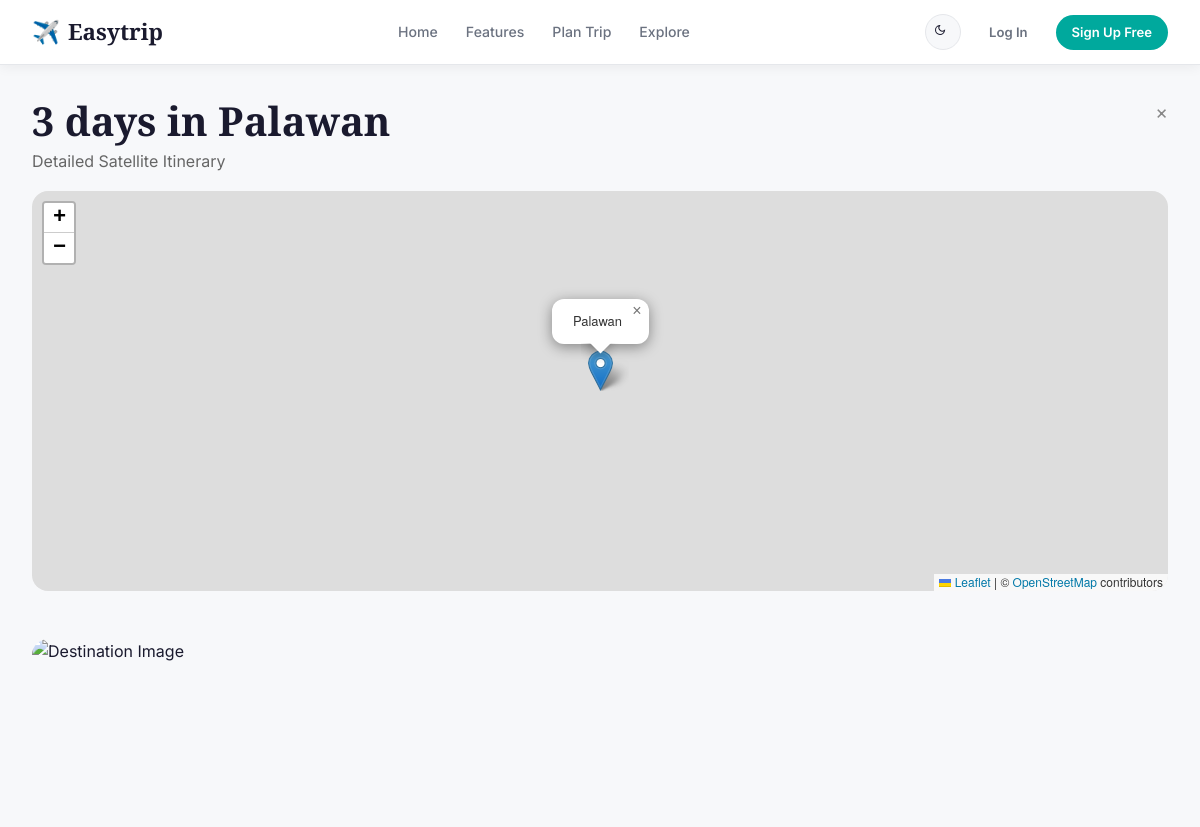
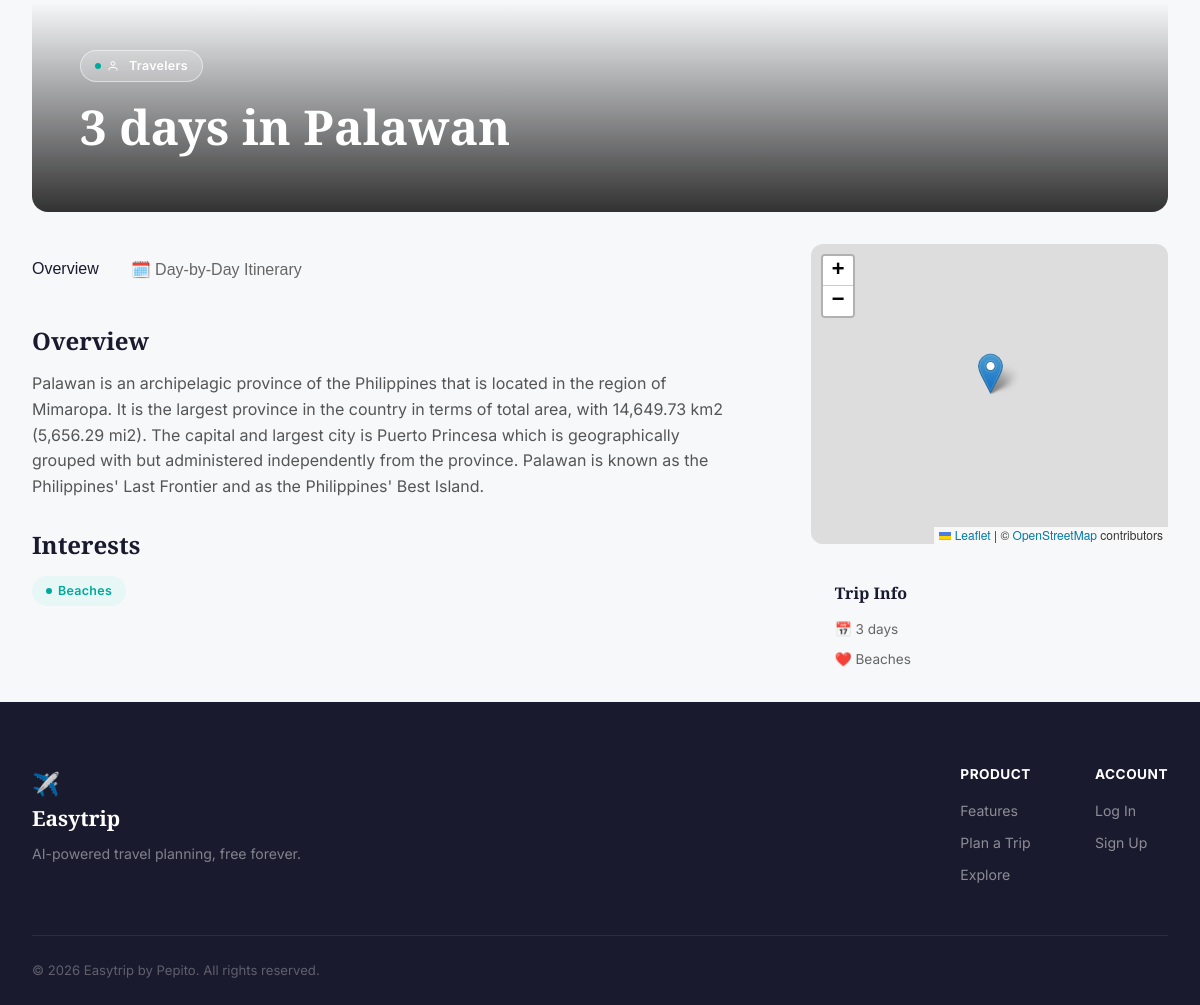
Page /trip/24/ on the committed database (2 pictures, top to bottom).
### planner/models.py (models this page shows, shortened)
class Trip(models.Model):
    user = models.ForeignKey(User, on_delete=models.CASCADE, null=True, blank=True)
    destination = models.CharField(max_length=200)
    trip_length = models.IntegerField(default=3)
    group_size = models.CharField(max_length=50, blank=True)
    start_date = models.DateField(null=True, blank=True)
    end_date = models.DateField(null=True, blank=True)
    interests = models.JSONField(default=list, blank=True)
    budget_total = models.DecimalField(max_digits=12, decimal_places=2, null=True, blank=True)
    budget_currency = models.CharField(max_length=10, default='USD', blank=True)
    budget_breakdown = models.JSONField(default=dict, blank=True)  # e.g. {"accommodation": 100, "food": 150, ...}
    title = models.CharField(max_length=200, blank=True)
    overview = models.TextField(blank=True)
    image_url = models.URLField(max_length=500, blank=True)
    latitude = models.FloatField(null=True, blank=True)
    longitude = models.FloatField(null=True, blank=True)
    created_at = models.DateTimeField(default=timezone.now)

### planner/views.py (the view)
# urls.py: path('trip/<int:trip_id>/', views.trip_detail, name='trip_detail'),
def trip_detail(request, trip_id):
    trip = get_object_or_404(Trip, id=trip_id)
    days = trip.days.all()
    recommended_spots = []
    if trip.interests and trip.destination:
        headers = {'User-Agent': 'EasytripApp/1.0'}
        try:
            geocode_url = f"https://nominatim.openstreetmap.org/search?q={urllib.parse.quote(trip.destination)}&format=json&limit=1"
            geo_resp = requests.get(geocode_url, headers=headers, timeout=6)
            geo_data = geo_resp.json()
            if geo_data:
                place = geo_data[0]
                bbox = place.get('boundingbox')
                if bbox:
                    south, north, west, east = bbox[0], bbox[1], bbox[2], bbox[3]
                else:
                    lat = float(place['lat']); lon = float(place['lon']); d = 0.15
                    south, north, west, east = lat-d, lat+d, lon-d, lon+d
                bbox_str = f"{south},{west},{north},{east}"
                seen_names = set()
                for category in trip.interests[:5]:
                    filters = CATEGORY_OVERPASS_FILTERS.get(category, [])
                    if not filters:
                        continue
                    union_parts = '\n'.join([f'  {f}({bbox_str});' for f in filters])
                    overpass_query = f"[out:json][timeout:12];\n(\n{union_parts}\n);\nout body 15;\n"
                    try:
                        ov_resp = requests.post(
                            "https://overpass-api.de/api/interpreter",
                            data={'data': overpass_query}, headers=headers, timeout=14
                        )
                        elements = ov_resp.json().get('elements', [])
                        cat_spots = []
                        for el in elements:
                            tags = el.get('tags', {})
                            name = tags.get('name') or tags.get('name:en') or tags.get('name:fil')
                            if not name or name in seen_names:
                                continue
                            seen_names.add(name)
                            spot_type = (
                                tags.get('amenity') or tags.get('leisure') or
                                tags.get('tourism') or tags.get('natural') or
                                tags.get('historic') or tags.get('shop') or
                                tags.get('sport') or 'place'
                            ).replace('_', ' ').title()
                            cat_spots.append({
                                'name': name, 'type': spot_type,
                                'rating': _spot_rating(name),
                                'lat': el.get('lat'), 'lon': el.get('lon'),
                                'category': category,
                            })
                            if len(cat_spots) >= 6:
                                break
                        if cat_spots:
                            recommended_spots.append({'category': category, 'spots': cat_spots})
                    except Exception:
                        continue
        except Exception:
            pass
    breakdown_total = 0
    budget_exceeded = False
    if trip.budget_total and trip.budget_breakdown:
        breakdown_total = sum(
            float(v) for k, v in trip.budget_breakdown.items()
            if isinstance(v, (int, float))
        )
        budget_exceeded = breakdown_total > float(trip.budget_total)
    parsed_days = []
    for day in days:
        try:
            parsed_days.append(json.loads(day.description))
        except (json.JSONDecodeError, TypeError):
            parsed_days.append(None)
    context = {
        'trip': trip,
        'days': days,
        'parsed_days': parsed_days,
        'has_generated': any(d is not None for d in parsed_days),
        'recommended_spots': recommended_spots,
        'budget_exceeded': budget_exceeded,
        'breakdown_total': breakdown_total,
        'mapbox_token': settings.MAPBOX_TOKEN,
    }
    return render(request, 'detail.html', context)

### templates/detail.html (shortened to what this page needs)
{% extends 'base.html' %}
{% load static %}
{% block extra_head %}
<link rel="stylesheet" href="https://unpkg.com/leaflet@1.9.4/dist/leaflet.css"
 />
{% endblock %}
{% block content %}
<div class="detail-container" style="margin-top: 2rem;">
    <div style="margin-bottom: 1rem; position: relative;">
        <a href="{% url 'home' %}" style="position:absolute;right:0;top:0;color:#888;text-decoration:none;font-size:1.2rem;">×</a>
        <h1 style="font-size: 2.5rem; margin-bottom: 0.25rem;">{{ trip.title|default:"Trip" }}</h1>
        <p style="color: #666;">Detailed Satellite Itinerary</p>
    </div>
    <div id="map" style="margin-bottom: 3rem;"></div>
    <div class="detail-hero">
        <img src="{{ trip.image_url|default:'https://images.unsplash.com/photo-1476514525535-07fb3b4ae5f1?auto=format&fit=crop&q=80&w=1200' }}"
            alt="Destination Image">
        <div class="detail-hero-content">
            <span class="pill-tag" style="background-color:rgba(255,255,255,0.2);color:white;border:1px solid rgba(255,255,255,0.5);">
                <svg width="12" height="12" viewBox="0 0 24 24" fill="none" stroke="currentColor" stroke-width="2" style="vertical-align:middle;margin-right:4px;">
                    <path d="M20 21v-2a4 4 0 0 0-4-4H8a4 4 0 0 0-4 4v2"></path>
                    <circle cx="12" cy="7" r="4"></circle>
                </svg>
                {{ trip.group_size|default:"Travelers" }}
            </span>
            <h1>{{ trip.title|default:"Trip" }}</h1>
        </div>
    </div>
    <div class="detail-grid">
        <div class="main-content">
            <div class="nav-tabs">
                <button class="active" onclick="switchTab('overview', this)">Overview</button>
                <button onclick="switchTab('itinerary', this)">🗓️ Day-by-Day Itinerary</button>
            </div>
            <div id="overview" class="tab-content active overview-section">
                <h3>Overview</h3>
                <p>{{ trip.overview }}</p>
                {% if trip.interests %}
                <h3>Interests</h3>
                <div style="display:flex;flex-wrap:wrap;gap:8px;margin-bottom:2rem;">
                    {% for interest in trip.interests %}
                    <span class="pill-tag">{{ interest }}</span>
                    {% endfor %}
                </div>
                {% endif %}
            </div>
        </div>
        <div class="sidebar">
            <div id="map-small" style="height:300px;border-radius:12px;margin-bottom:1rem;"></div>
            <div style="background:var(--white);padding:1.5rem;border-radius:12px;border:1px solid var(--border-color);">
                <h4 style="margin-bottom:1rem;">Trip Info</h4>
                <p style="font-size:0.85rem;color:#666;margin-bottom:0.5rem;">
                    📅 {{ trip.trip_length }} day{{ trip.trip_length|pluralize }}
                </p>
                {% if trip.interests %}
                <p style="font-size:0.85rem;color:#666;margin-bottom:0.5rem;">❤️ {{ trip.interests|join:", " }}</p>
                {% endif %}
            </div>
        </div>
    </div>
</div>
{% endblock %}

### templates/base.html (shortened to what this page needs)
<!DOCTYPE html>
{% load static %}
<html lang="en" data-theme="light">
<head>
    <link rel="stylesheet" href="{% static 'css/style.css' %}">
    {% block extra_head %}{% endblock %}
</head>
<body>
    <nav class="navbar">
        <div class="nav-container">
            <a href="{% url 'home' %}" class="logo">
                <div class="logo-icon">✈️</div>
                <span class="logo-text">Easytrip</span>
            </a>
            <ul class="nav-links">
                <li><a href="{% url 'home' %}">Home</a></li>
                <li><a href="{% url 'home' %}#features">Features</a></li>
                <li><a href="{% url 'home' %}#create-trip">Plan Trip</a></li>
                <li><a href="{% url 'home' %}#explore">Explore</a></li>
            </ul>
            <div class="nav-actions">
                <button class="dark-mode-toggle" id="darkModeToggle" aria-label="Toggle dark mode" title="Toggle dark mode">
                    <svg id="toggleIcon" width="17" height="17" viewBox="0 0 24 24" fill="none" stroke="currentColor" stroke-width="2"><path d="M21 12.79A9 9 0 1 1 11.21 3 7 7 0 0 0 21 12.79z"></path></svg>
                </button>
                {% if user.is_authenticated %}
                <div class="nav-user">
                    <div class="nav-avatar">{{ user.username|slice:":1"|upper }}</div>
                    <span class="nav-username">{{ user.username }}</span>
                </div>
                <a href="{% url 'dashboard' %}" class="btn btn-primary dark-green-btn btn-sm">Dashboard</a>
                <a href="{% url 'logout' %}" class="btn btn-ghost btn-sm">Log Out</a>
                {% else %}
                <a href="{% url 'login' %}" class="btn btn-ghost btn-sm">Log In</a>
                <a href="{% url 'signup' %}" class="btn btn-primary dark-green-btn btn-sm">Sign Up Free</a>
                {% endif %}
            </div>
        </div>
    </nav>
    <main>
        {% block content %}{% endblock %}
    </main>
    <footer class="site-footer">
        <div class="footer-inner">
            <div class="footer-brand">
                <div class="logo-icon">✈️</div>
                <span class="logo-text">Easytrip</span>
                <p>AI-powered travel planning, free forever.</p>
            </div>
            <div class="footer-links">
                <div class="footer-col">
                    <h5>Product</h5>
                    <a href="{% url 'home' %}#features">Features</a>
                    <a href="{% url 'home' %}#create-trip">Plan a Trip</a>
                    <a href="{% url 'home' %}#explore">Explore</a>
                </div>
                <div class="footer-col">
                    <h5>Account</h5>
                    {% if user.is_authenticated %}
                    <a href="{% url 'dashboard' %}">Dashboard</a>
                    <a href="{% url 'logout' %}">Log Out</a>
                    {% else %}
                    <a href="{% url 'login' %}">Log In</a>
                    <a href="{% url 'signup' %}">Sign Up</a>
                    {% endif %}
                </div>
            </div>
        </div>
        <div class="footer-bottom">
            <p>&copy; {% now "Y" %} Easytrip by Pepito. All rights reserved.</p>
        </div>
    </footer>
</body>
</html>

### static/css/style.css (style rules this page uses)
:root { --bg: #F7F8FA; --bg-alt: #FFFFFF; --card-bg: #FFFFFF; --text: #1A1A2E; --text-muted: #6B7280; --primary: #00A99D; --primary-hover: #008f84; --primary-light: #E6F7F6; --accent: #FF6B35; --border: #E5E7EB; --shadow: 0 2px 12px rgba(0,0,0,0.06); --shadow-lg: 0 8px 32px rgba(0,0,0,0.10); --navbar-bg: #FFFFFF; --navbar-border: #E5E7EB; --footer-bg: #1A1A2E; --footer-text: #9CA3AF; --input-bg: #FFFFFF; --font-serif: 'Playfair Display', serif; --font-sans: 'Inter', sans-serif; --radius: 12px; --radius-lg: 20px; }
*, *::before, *::after { margin: 0; padding: 0; box-sizing: border-box; }
html { scroll-behavior: smooth; }
body { background-color: var(--bg); color: var(--text); font-family: var(--font-sans); line-height: 1.6; overflow-x: hidden; transition: background-color 0.3s ease, color 0.3s ease; }
h1, h2, h3, h4, h5, h6 { font-family: var(--font-serif); font-weight: 700; color: var(--text); line-height: 1.2; }
a { color: inherit; text-decoration: none; transition: color 0.2s; }
ul { list-style: none; }
img { display: block; max-width: 100%; }
.pill-tag { display: inline-flex; align-items: center; gap: 6px; padding: 5px 14px; border-radius: 20px; background: var(--primary-light); color: var(--primary); font-size: 0.78rem; font-weight: 600; letter-spacing: 0.3px; margin-bottom: 1rem; }
.pill-tag::before { content: ''; width: 6px; height: 6px; border-radius: 50%; background: var(--primary); }
.btn { display: inline-flex; align-items: center; justify-content: center; gap: 6px; padding: 10px 22px; border-radius: 30px; font-weight: 600; font-family: var(--font-sans); font-size: 0.9rem; cursor: pointer; transition: all 0.2s ease; border: none; text-decoration: none; white-space: nowrap; }
.btn-sm { padding: 7px 16px; font-size: 0.82rem; }
.btn-primary.dark-green-btn { background: var(--primary); color: #fff; }
.btn-ghost { background: transparent; color: var(--text-muted); border: none; }
.navbar { position: sticky; top: 0; z-index: 1000; background: var(--navbar-bg); border-bottom: 1px solid var(--navbar-border); box-shadow: var(--shadow); transition: background 0.3s, border-color 0.3s; }
.nav-container { max-width: 1280px; margin: 0 auto; padding: 0 2rem; height: 64px; display: flex; align-items: center; justify-content: space-between; gap: 2rem; }
.logo { display: flex; align-items: center; gap: 8px; }
.logo-icon { font-size: 1.4rem; }
.logo-text { font-family: var(--font-serif); font-size: 1.4rem; font-weight: 700; color: var(--text); }
.nav-links { display: flex; gap: 0.25rem; }
.nav-links a { font-size: 0.88rem; font-weight: 500; color: var(--text-muted); padding: 6px 12px; border-radius: 8px; transition: all 0.2s; }
.nav-actions { display: flex; align-items: center; gap: 0.75rem; }
.dark-mode-toggle { background: var(--bg); border: 1.5px solid var(--border); border-radius: 50%; width: 36px; height: 36px; display: flex; align-items: center; justify-content: center; cursor: pointer; font-size: 1rem; transition: all 0.2s; color: var(--text); }
.dark-mode-toggle svg { stroke: var(--text); }
.site-footer { background: var(--footer-bg); color: var(--footer-text); padding: 4rem 2rem 0; }
.footer-inner { max-width: 1200px; margin: 0 auto; display: flex; justify-content: space-between; align-items: flex-start; gap: 3rem; padding-bottom: 3rem; border-bottom: 1px solid rgba(255,255,255,0.08); }
.footer-brand .logo-text { color: white; font-size: 1.3rem; }
.footer-brand p { font-size: 0.88rem; color: rgba(255,255,255,0.45); margin-top: 0.5rem; }
.footer-links { display: flex; gap: 4rem; }
.footer-col { display: flex; flex-direction: column; gap: 0.6rem; }
.footer-col h5 { color: white; font-size: 0.85rem; font-weight: 700; letter-spacing: 0.5px; text-transform: uppercase; margin-bottom: 0.5rem; font-family: var(--font-sans); }
.footer-col a { font-size: 0.88rem; color: rgba(255,255,255,0.5); transition: color 0.2s; }
.footer-bottom { max-width: 1200px; margin: 0 auto; padding: 1.5rem 0; font-size: 0.82rem; color: rgba(255,255,255,0.3); }

### rows in the picture
Trip: title "3 days in Palawan", group_size "Travelers", overview "Palawan is an archipelagic province of the Philippines that is located in the region of Mimaropa. It is the largest province in the country in terms of total area, with 14,649.73 km2 (5,656.29 mi2). The capital and largest city is Puerto Princesa which is geographically grouped with but administered independently from the province. Palawan is known as the Philippines' Last Frontier and as the Philippines' Best Island.", trip_length "3", interests "Beaches"

### other values in the picture
{{ interest }} "Beaches"
